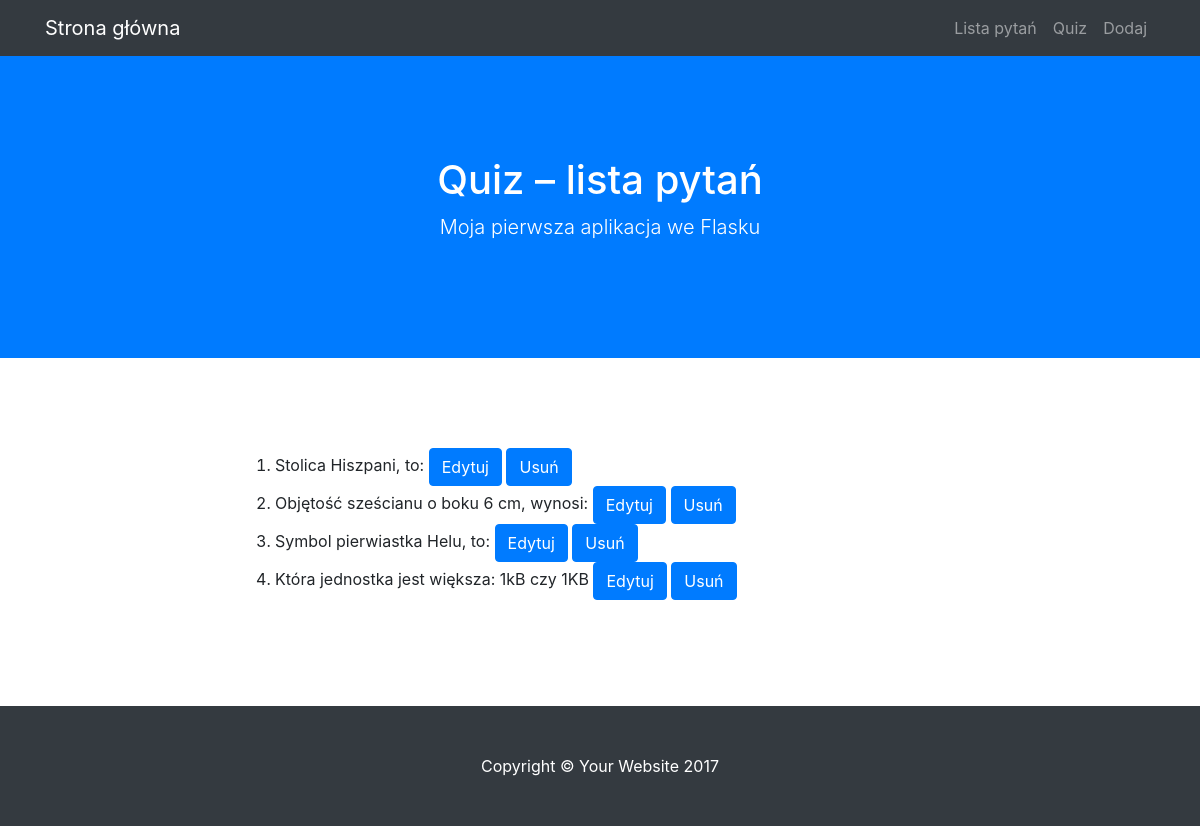
The app's page /lista, older data.
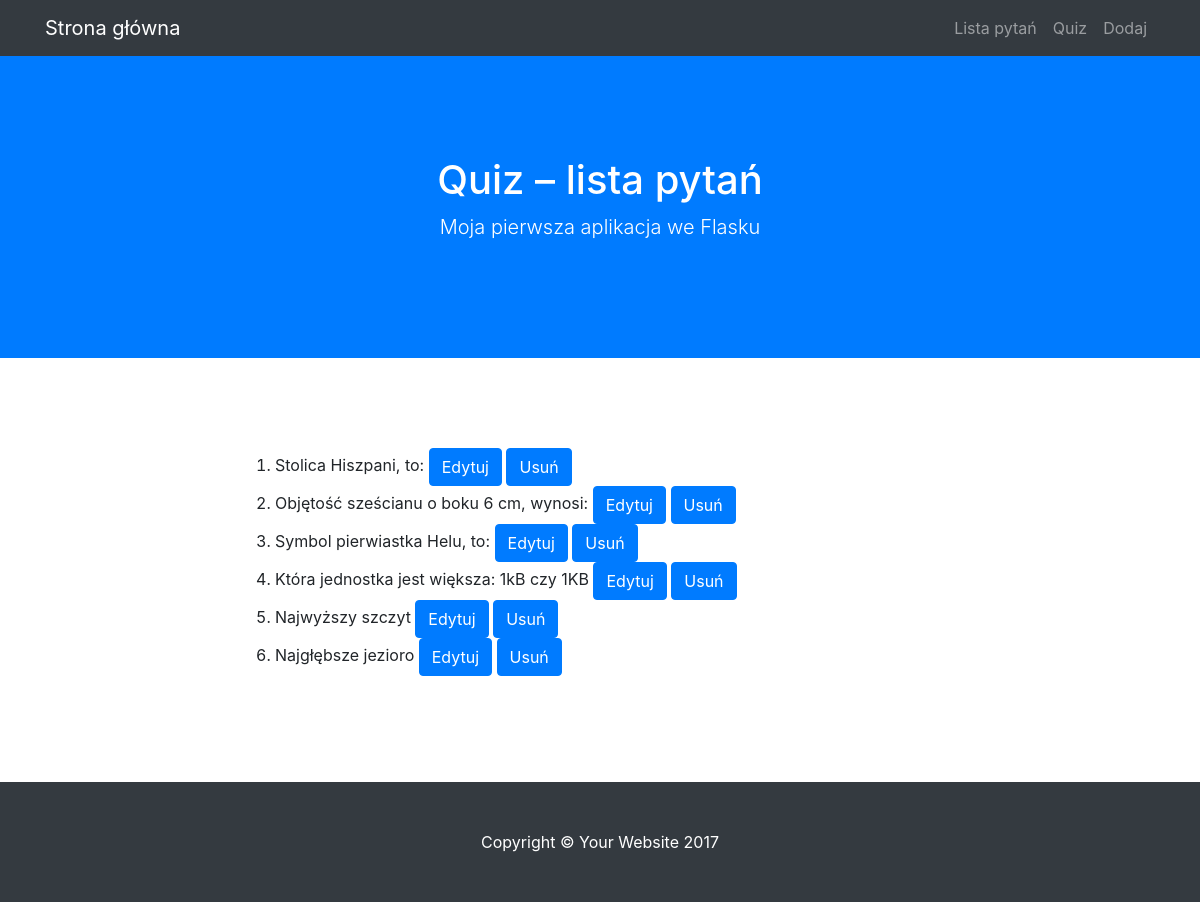
The same page, newer data.
### modele.py (models this page shows)
class BazaModel(Model):
    class Meta:
        database = baza

class Pytanie(BazaModel):
    pytanie = CharField(null=False)
    kategoria = ForeignKeyField(Kategoria, related_name='pytania')

### views.py (the view)
@app.route("/lista")
def lista():
    pytania = Pytanie.select()
    return render_template('lista.html', query = pytania)

### quiz.py (called while the page is built)
@app.before_request
def before_request():
    g.db = baza
    g.db.connect()

@app.after_request
def after_request(response):
    g.db.close()
    return response

### templates/lista.html (shortened to what this page needs)
{% extends "szablon.html" %}
{% block h1 %}Quiz – lista pytań{% endblock %}
{% block tresc %}
<ol>
    {% for p in query %}
    <li>
        {{ p.pytanie }}
        <a href="{{ url_for('edytuj', pid=p.id) }}" class="btn btn-primary">Edytuj</a>
        <a href="{{ url_for('usun', pid=p.id) }}" class="btn btn-primary">Usuń</a>
    </li>
    {% endfor %}
</ol>
{% endblock %}

Row changes from the older to the newer data that the page shows:
added Pytanie: pytanie "Najwyższy szczyt"
added Pytanie: pytanie "Najgłębsze jezioro"
